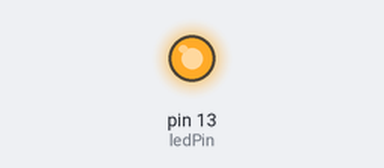
The sketch below on a simulated Arduino Uno, built with avr-gcc and run on an emulated ATmega328P. Shown: output pins drawn as LEDs (lit = HIGH).

Above: at 0.12 s.
At 11.3 s:
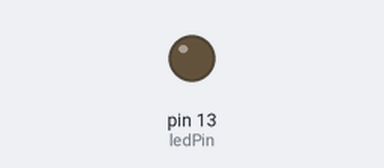
Timing chart, 0 to 16.9 s (numbered marks = the images above):
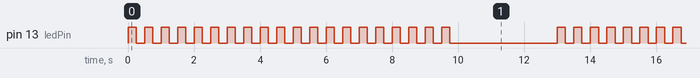

Measured:
- by itself, pin 13 (ledPin): repeats every 13.0 s: HIGH 0.25 s, LOW 3.3 s, 19 × (HIGH 0.25 s, LOW 0.25 s)
- by itself, everything shown: repeats every 13.0 s, in 40 steps

The sketch:

03_04_blink_20_static.ino
```cpp
// 03_04_blink_20_static

const int ledPin = 13;
const int delayPeriod = 250;

void setup() {
  pinMode(ledPin, OUTPUT);
}

void loop() {
  static int count = 0;
  digitalWrite(ledPin, HIGH);
  delay(delayPeriod);
  digitalWrite(ledPin, LOW);
  delay(delayPeriod);
  count ++;
  if (count == 20) {
    count = 0;
    delay(3000);
  }
}
```
